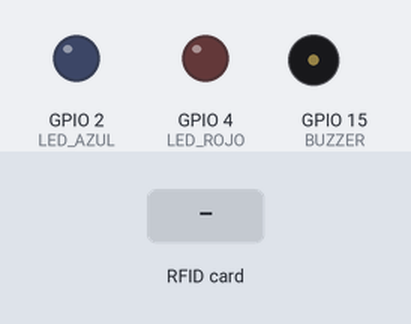
The sketch below on a simulated ESP32. On the bench: output pins drawn as LEDs (lit = HIGH), buzzer (waves = sounding). The test bench sets the inputs (shaded band). WiFi joins after 1.5 s; servers stay silent unless stated; uploads are accepted with an empty reply; the local clock reads 2024-03-15 10:24:30 at power-on unless the sketch sets it; what the sketch prints to the serial monitor is not drawn.

Above: at 2.7 s.
2.8 s: RFID card 5E 7A 19 C4 held to the reader
At 3.2 s:
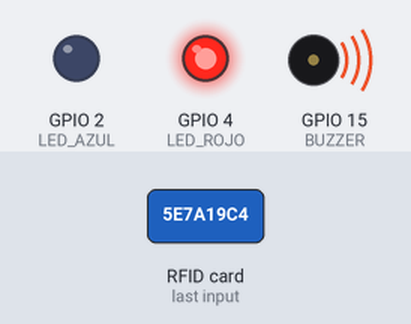
At 4.0 s:
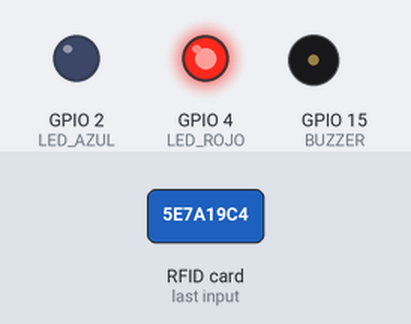
5.8 s: RFID card 42 21 29 07 held to the reader
At 7.0 s:
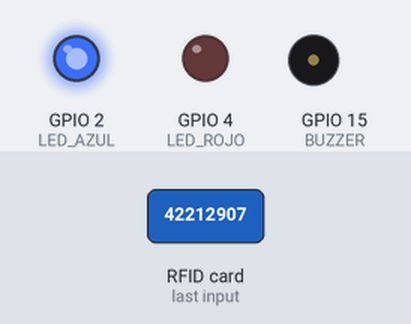
Timing chart, 0 to 9.5 s (numbered marks = the images above; inputs shaded):
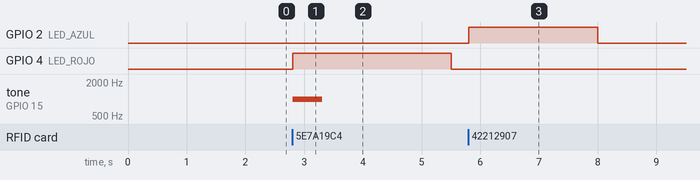

Measured:
- after the input at 2.8 s, GPIO 4 (LED_ROJO): LOW → HIGH at once, → LOW 2.7 s later; tone on GPIO 15 (BUZZER): silent → 1000 Hz at once, → silent 0.50 s later
- after the input at 5.8 s, GPIO 2 (LED_AZUL): LOW → HIGH at once, → LOW 2.2 s later

The sketch:

rfid6.ino
```cpp
#include <Wire.h>
#include <Adafruit_PN532.h>
#include <WiFi.h>
#include <HTTPClient.h>
#include "time.h"

#define SDA_PIN 21
#define SCL_PIN 22
#define LED_AZUL 2
#define LED_ROJO 4
#define BUZZER 15

Adafruit_PN532 nfc(SDA_PIN, SCL_PIN);

// UID autorizado
byte UID_PEDRO[] = {0x42, 0x21, 0x29, 0x07};
String NOMBRE_PEDRO = "Pedro";

// WiFi
const char* ssid = "ITT_D3";
const char* password = "todossomostecnm";

// Google Script URL
String scriptUrl = "https://script.google.com/macros/s/AKfycbzti7uXjNyCMy4-XWlSIE45ey0eu-r_jZQX_gnqirYI3_F4kvMrgLDgyxOhzXMq2dP1/exec";

// NTP
const char* ntpServer = "pool.ntp.org";
const long gmtOffset_sec = -21600; // México UTC-6
const int daylightOffset_sec = 0;

void setup() {
  Serial.begin(115200);
  Wire.begin(SDA_PIN, SCL_PIN);

  nfc.begin();
  if (!nfc.getFirmwareVersion()) {
    Serial.println("No se encontró el PN532");
    while (1);
  }
  nfc.SAMConfig();

  pinMode(LED_AZUL, OUTPUT);
  pinMode(LED_ROJO, OUTPUT);
  pinMode(BUZZER, OUTPUT);

  WiFi.begin(ssid, password);
  while (WiFi.status() != WL_CONNECTED) {
    delay(500);
    Serial.print(".");
  }
  Serial.println("WiFi conectado");

  configTime(gmtOffset_sec, daylightOffset_sec, ntpServer);
}

void loop() {
  uint8_t uid[7];
  uint8_t uidLength;

  if (!nfc.readPassiveTargetID(PN532_MIFARE_ISO14443A, uid, &uidLength)) {
    return;
  }

  bool autorizado = true;
  String nombre = "Desconocido";

  if (uidLength == sizeof(UID_PEDRO)) {
    nombre = NOMBRE_PEDRO;
    for (byte i = 0; i < uidLength; i++) {
      if (uid[i] != UID_PEDRO[i]) {
        autorizado = false;
        nombre = "Desconocido";
        break;
      }
    }
  } else {
    autorizado = false;
  }

  // Fecha y hora
  struct tm timeinfo;
  if (!getLocalTime(&timeinfo)) {
    Serial.println("Error obteniendo hora");
    return;
  }
  char fecha[20], hora[20];
  strftime(fecha, sizeof(fecha), "%Y-%m-%d", &timeinfo);
  strftime(hora, sizeof(hora), "%H:%M:%S", &timeinfo);

  String estado = autorizado ? "Autorizado" : "Rechazado";

  // LEDs y buzzer
  if (autorizado) {
    digitalWrite(LED_AZUL, HIGH);
    digitalWrite(LED_ROJO, LOW);
    noTone(BUZZER);
  } else {
    digitalWrite(LED_AZUL, LOW);
    digitalWrite(LED_ROJO, HIGH);
    tone(BUZZER, 1000);
    delay(500);
    noTone(BUZZER);
  }

  // Enviar a Google Sheets
  if (WiFi.status() == WL_CONNECTED) {
    HTTPClient http;
    http.begin(scriptUrl);
    http.addHeader("Content-Type", "application/json");

    String json = "{\"nombre\":\"" + nombre + "\",\"fecha\":\"" + fecha + "\",\"hora\":\"" + hora + "\",\"estado\":\"" + estado + "\"}";
    int httpResponseCode = http.POST(json);

    if (httpResponseCode > 0) {
      Serial.println("Registro enviado: " + json);
    } else {
      Serial.println("Error enviando registro");
    }
    http.end();
  }

  delay(2000);
  digitalWrite(LED_AZUL, LOW);
  digitalWrite(LED_ROJO, LOW);


  digitalWrite(LED_AZUL, LOW);
  digitalWrite(LED_ROJO, LOW);
  noTone(BUZZER);
}
```
